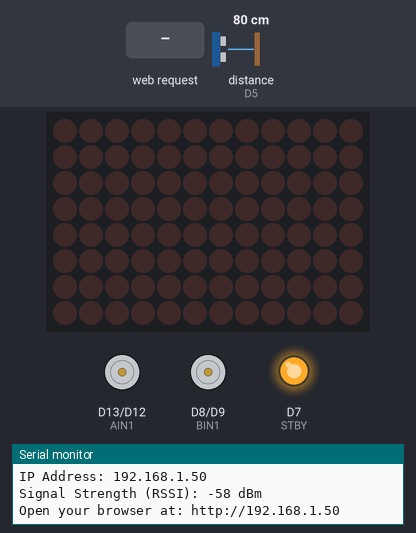
Bench run of a sketch on a simulated Arduino Uno R4 WiFi. On the bench: 12×8 LED matrix, motor-driver pin pairs drawn as motors (green arrow = first pin HIGH = forward, orange = second pin HIGH = backward, longer = more drive, scaled by the enable pin, stopped while the standby pin is LOW), output pins drawn as LEDs (lit = HIGH), the last lines printed to the serial monitor. The inputs (shaded band) are chosen by the test bench; at power-on: distance to the obstacle (sensor on D5) 80 cm. The echo pulse lasts 58.3 µs per cm; WiFi joins after 1.5 s; servers stay silent unless stated; random numbers use the default seed unless the sketch sets one; pins used as bus, display or sensor lines are not drawn.

Above: at 12.7 s.
12.8 s: HTTP request GET /UP received
At 14.0 s:
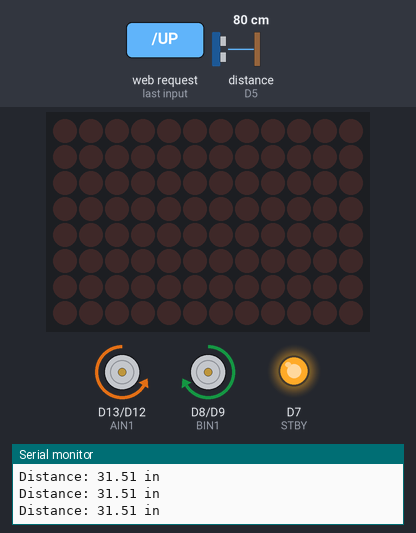
14.3 s: distance to the obstacle (sensor on D5) set to 28 cm
15.8 s: distance to the obstacle (sensor on D5) set to 22 cm
At 16.2 s:
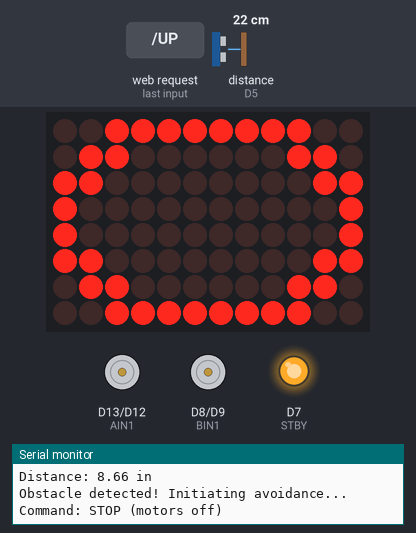
18.8 s: HTTP request GET /LEFT received
At 19.8 s:
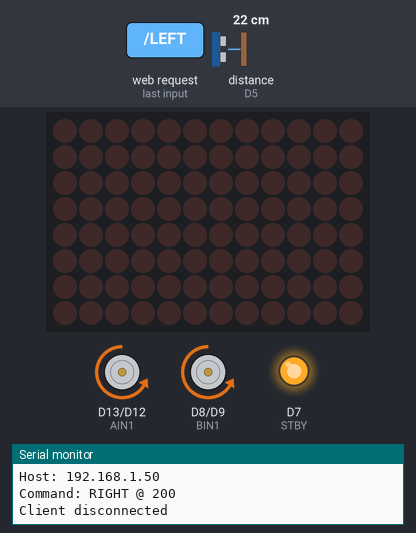
20.3 s: HTTP request GET /DOWN received
At 20.9 s:
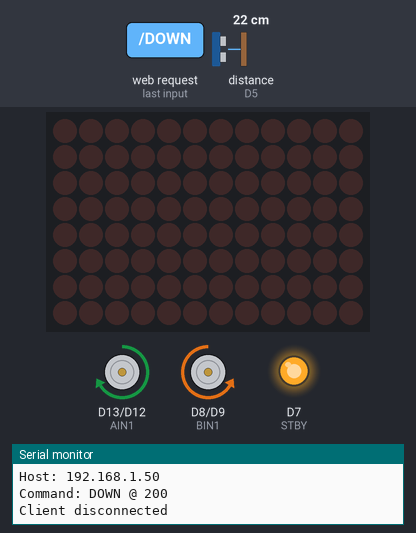
21.8 s: HTTP request GET /RIGHT received
At 22.1 s:
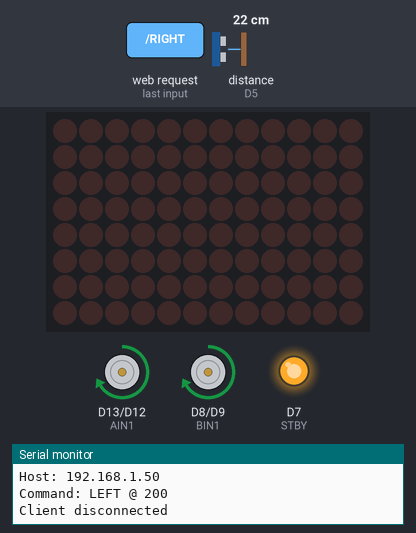
Timing chart, 0 to 24.3 s (numbered marks = the images above; inputs shaded):
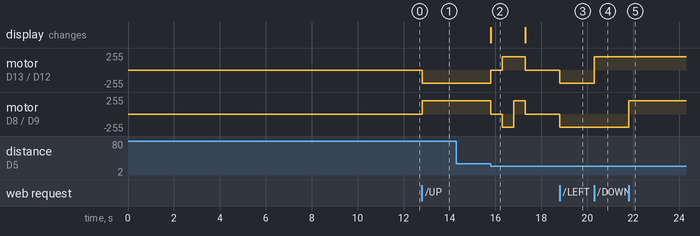

The sketch:

SimpleWebServerWiFi.ino
```cpp
/*
  WiFi Web Server Robot Control (UNO R4 WiFi)

  Larry the Robot hosts a WiFi web server that provides remote control through any browser.
  The interface includes:
    • Up / Down / Left / Right directional control
    • Stop command
    • Adjustable motor speed slider (0–255)

  Additional Intelligent Behavior:
    • Ultrasonic distance sensing (HC-SR04)
    • Automatic obstacle avoidance:
         - Detects objects closer than 10 inches
         - Stops motors, shows LED warning, reverses, then performs a random turn
    • LED matrix displays a visual red warning indicator during avoidance

  System Workflow:
    • Browser sends HTTP GET requests (e.g., /UP, /DOWN, /STOP, /SPEED?speed=180)
    • Server parses requests and triggers movement functions
    • While moving forward, the robot continuously checks distance
    • If an obstacle is detected, forward motion is overridden for safety

  This file contains:
    - WiFi network setup
    - Web server loop and HTTP parsing
    - Motor driver control functions
    - Distance measurement and obstacle avoidance logic
    - Automatic generation of the web dashboard UI
*/

#include "WiFiS3.h"
#include "Arduino_LED_Matrix.h"

// LED Matrix object (UNO R4 WiFi technically doesn't include the matrix, but included for visual output)
ArduinoLEDMatrix matrix;


// ---------------------------------------------------------------------------
// WIFI CONFIGURATION
// ---------------------------------------------------------------------------

char ssid[] = "WIFI NAME";  // WiFi SSID
char pass[] = "PASSWORD";   // WiFi password
int keyIndex = 0;              // Only used for WEP networks

int status = WL_IDLE_STATUS;
WiFiServer server(80);         // Web server listens on port 80 (HTTP)


// ---------------------------------------------------------------------------
// LED MATRIX – Visual Obstacle Warning
// ---------------------------------------------------------------------------

// Displays a round red "warning" shape on the matrix when an obstacle is detected
void showRedWarningCircle() {
  uint8_t redCircle[8][12] = {
    { 0, 0, 1, 1, 1, 1, 1, 1, 1, 1, 0, 0 },
    { 0, 1, 1, 0, 0, 0, 0, 0, 0, 1, 1, 0 },
    { 1, 1, 0, 0, 0, 0, 0, 0, 0, 0, 1, 1 },
    { 1, 0, 0, 0, 0, 0, 0, 0, 0, 0, 0, 1 },
    { 1, 0, 0, 0, 0, 0, 0, 0, 0, 0, 0, 1 },
    { 1, 1, 0, 0, 0, 0, 0, 0, 0, 0, 1, 1 },
    { 0, 1, 1, 0, 0, 0, 0, 0, 0, 1, 1, 0 },
    { 0, 0, 1, 1, 1, 1, 1, 1, 1, 1, 0, 0 }
  };
  matrix.renderBitmap(redCircle, 12, 8);
}

// Clears the LED matrix display
void clearLED() {
  matrix.clear();
}


// ---------------------------------------------------------------------------
// MOTOR PIN DEFINITIONS
// ---------------------------------------------------------------------------

// Right motor (Motor A)
const int AIN1 = 13;
const int AIN2 = 12;
const int PWMA = 11;

// Left motor (Motor B)
const int PWMB = 10;
const int BIN2 = 9;
const int BIN1 = 8;

// Motor driver standby pin (must be HIGH for motors to operate)
const int STBY = 7;


// ---------------------------------------------------------------------------
// ULTRASONIC DISTANCE SENSOR
// ---------------------------------------------------------------------------

const int trigPin = 6;     // Sends ultrasonic pulse
const int echoPin = 5;     // Receives echo

float distanceInches = 0;  // Most recent distance measurement

// Durations for automatic reversal and turning when an obstacle is detected
const int backupTime = 500;
const int turnTime = 500;


// ---------------------------------------------------------------------------
// SPEED CONTROL
// ---------------------------------------------------------------------------

int motorSpeed = 200;  // PWM motor speed (0–255)


// ---------------------------------------------------------------------------
// MOTOR CONTROL FUNCTIONS
// ---------------------------------------------------------------------------

// Stops both motors completely
void stopMotors() {
  analogWrite(PWMA, 0);
  analogWrite(PWMB, 0);

  digitalWrite(AIN1, LOW);
  digitalWrite(AIN2, LOW);
  digitalWrite(BIN1, LOW);
  digitalWrite(BIN2, LOW);

  Serial.println("Command: STOP (motors off)");
}

// Drives robot forward
void moveUp() {
  Serial.print("Command: UP @ ");
  Serial.println(motorSpeed);

  digitalWrite(AIN1, LOW);
  digitalWrite(AIN2, HIGH);  // right motor forward
  digitalWrite(BIN1, HIGH);
  digitalWrite(BIN2, LOW);   // left motor forward

  analogWrite(PWMA, motorSpeed);
  analogWrite(PWMB, motorSpeed);
}

// Drives robot backward
void moveDown() {
  Serial.print("Command: DOWN @ ");
  Serial.println(motorSpeed);

  digitalWrite(AIN1, HIGH);
  digitalWrite(AIN2, LOW);  // right motor backward
  digitalWrite(BIN1, LOW);
  digitalWrite(BIN2, HIGH); // left motor backward

  analogWrite(PWMA, motorSpeed);
  analogWrite(PWMB, motorSpeed);
}

// Spins robot RIGHT (pivoting in place)
void moveRight() {
  Serial.print("Command: LEFT @ ");
  Serial.println(motorSpeed);

  digitalWrite(AIN1, HIGH);
  digitalWrite(AIN2, LOW);   // right motor backward
  digitalWrite(BIN1, HIGH);
  digitalWrite(BIN2, LOW);   // left motor forward

  analogWrite(PWMA, motorSpeed);
  analogWrite(PWMB, motorSpeed);
}

// Spins robot LEFT (pivoting in place)
void moveLeft() {
  Serial.print("Command: RIGHT @ ");
  Serial.println(motorSpeed);

  digitalWrite(AIN1, LOW);
  digitalWrite(AIN2, HIGH);  // right motor forward
  digitalWrite(BIN1, LOW);
  digitalWrite(BIN2, HIGH);  // left motor backward

  analogWrite(PWMA, motorSpeed);
  analogWrite(PWMB, motorSpeed);
}


// ---------------------------------------------------------------------------
// HTTP REQUEST HANDLER
// ---------------------------------------------------------------------------

// Interprets commands from browser GET requests
void handleRequestLine(const String &requestLine) {

  // Handle speed slider: /SPEED?speed=###
  if (requestLine.indexOf("GET /SPEED") >= 0) {
    int pos = requestLine.indexOf("speed=");
    if (pos >= 0) {
      int value = requestLine.substring(pos + 6).toInt();
      motorSpeed = constrain(value, 0, 255);
      Serial.print("Speed set to: ");
      Serial.println(motorSpeed);
    }
  }

  // Movement commands
  if (requestLine.indexOf("GET /UP") >= 0) moveUp();
  if (requestLine.indexOf("GET /DOWN") >= 0) moveDown();
  if (requestLine.indexOf("GET /LEFT") >= 0) moveLeft();
  if (requestLine.indexOf("GET /RIGHT") >= 0) moveRight();
  if (requestLine.indexOf("GET /STOP") >= 0) stopMotors();
}


// ---------------------------------------------------------------------------
// DISTANCE / OBSTACLE AVOIDANCE LOGIC
// ---------------------------------------------------------------------------

// Returns true if the motor pins indicate forward motion
bool isMovingForward() {
  return digitalRead(AIN1) == LOW &&
         digitalRead(AIN2) == HIGH &&
         digitalRead(BIN1) == HIGH &&
         digitalRead(BIN2) == LOW;
}

// Reads distance from HC-SR04 ultrasonic sensor (in inches)
float getDistance() {
  digitalWrite(trigPin, HIGH);
  delayMicroseconds(10);
  digitalWrite(trigPin, LOW);

  long echoTime = pulseIn(echoPin, HIGH);

  return echoTime / 148.0;  // Conversion constant (microseconds → inches)
}

// Runs automatically while robot is moving forward.
// Stops robot and performs reversal + turn if object detected < 10 inches.
void distanceAvoidance() {

  // Only run avoidance if robot is actively driving forward
  if (!isMovingForward()) return;

  distanceInches = getDistance();

  if (distanceInches > 0) {
    Serial.print("Distance: ");
    Serial.print(distanceInches);
    Serial.println(" in");
  }

  // Trigger avoidance when object is too close
  if (distanceInches > 0 && distanceInches < 10.0) {

    Serial.println("Obstacle detected! Initiating avoidance...");

    showRedWarningCircle();   // Turn on LED warning indicator

    stopMotors();
    delay(500);

    moveDown();               // Back up
    delay(backupTime);

    // Random left or right turn
    if (random(0, 2) == 0) {
      Serial.println("Turning LEFT...");
      moveLeft();
    } else {
      Serial.println("Turning RIGHT...");
      moveRight();
    }

    delay(turnTime);

    stopMotors();
    clearLED();               // Turn off matrix warning
  }
}


// ---------------------------------------------------------------------------
// SETUP
// ---------------------------------------------------------------------------

void setup() {
  Serial.begin(9600);

  matrix.begin();  // Initialize LED matrix (if available)

  // Motor pins
  pinMode(AIN1, OUTPUT);
  pinMode(AIN2, OUTPUT);
  pinMode(PWMA, OUTPUT);
  pinMode(BIN1, OUTPUT);
  pinMode(BIN2, OUTPUT);
  pinMode(PWMB, OUTPUT);
  pinMode(STBY, OUTPUT);

  digitalWrite(STBY, HIGH);  // Enable motor driver

  // Ultrasonic sensor pins
  pinMode(trigPin, OUTPUT);
  pinMode(echoPin, INPUT);
  digitalWrite(trigPin, LOW);

  // Confirm WiFi module is detected
  if (WiFi.status() == WL_NO_MODULE) {
    Serial.println("WiFi Module Error!");
    while (true);
  }

  // Connect to WiFi
  while (status != WL_CONNECTED) {
    Serial.print("Connecting to: ");
    Serial.println(ssid);

    status = WiFi.begin(ssid, pass);
    delay(10000);
  }

  server.begin();
  printWifiStatus();
}


// ---------------------------------------------------------------------------
// MAIN LOOP – Handles web requests & obstacle checking
// ---------------------------------------------------------------------------

void loop() {

  WiFiClient client = server.available();

  if (client) {
    Serial.println("New client connected");

    String currentLine = "";
    String requestLine = "";

    while (client.connected()) {
      if (client.available()) {
        char c = client.read();
        Serial.write(c);

        // Detect newline → end of HTTP header line
        if (c == '\n') {

          // Blank line = end of client request → time to respond
          if (currentLine.length() == 0) {

            handleRequestLine(requestLine);  // Execute movement/speed command

            //
            // Send the dynamically-generated HTML interface
            //
            client.println("HTTP/1.1 200 OK");
            client.println("Content-Type: text/html");
            client.println("Connection: close");
            client.println();
            client.println("<!DOCTYPE html>");
            client.println("<html>");
            client.println("<head>");
            client.println("<meta name='viewport' content='width=device-width, initial-scale=1'>");
            client.println("<title>Larry Control Panel</title>");
            client.println("<style>");
            client.println("body {font-family:'Segoe UI',Tahoma,Geneva,Verdana,sans-serif;text-align:center;background-color:#f5f7fa;color:#333;margin:0;padding:2em 0;}");
            client.println("h1 {font-size:4vw;margin-bottom:1em;font-weight:600;}");
            client.println(".container {background-color:#ffffff;max-width:400px;margin:0 auto;padding:2em 2.5em;border-radius:12px;box-shadow:0 4px 12px rgba(0,0,0,0.1);}");
            client.println(".btn {font-size:1.5rem;padding:0.6em 1.8em;margin:0.5em;border:none;border-radius:8px;background-color:#3b82f6;color:white;cursor:pointer;transition:background-color 0.3s ease;user-select:none;}");
            client.println(".btn:hover {background-color:#2563eb;}");
            client.println(".btn-stop {background-color:#ef4444;}");
            client.println(".btn-stop:hover {background-color:#b91c1c;}");
            client.println(".row {margin:1.2em 0;}");
            client.println(".speed-label {font-size:1.25rem;display:block;margin-bottom:0.5em;font-weight:500;}");
            client.println(".speed-value {font-weight:700;margin-left:0.3em;color:#2563eb;}");
            client.println("input[type=range] {width:100%;-webkit-appearance:none;height:8px;border-radius:5px;background:#d1d5db;outline:none;cursor:pointer;transition:background 0.3s ease;}");
            client.println("input[type=range]::-webkit-slider-thumb {-webkit-appearance:none;appearance:none;width:22px;height:22px;border-radius:50%;background:#3b82f6;cursor:pointer;transition:background-color 0.3s ease;border:none;margin-top:-7px;}");
            client.println("input[type=range]:hover::-webkit-slider-thumb {background:#2563eb;}");
            client.println("input[type=range]::-moz-range-thumb {width:22px;height:22px;border-radius:50%;background:#3b82f6;cursor:pointer;border:none;transition:background-color 0.3s ease;}");
            client.println("input[type=range]:hover::-moz-range-thumb {background:#2563eb;}");
            client.println("</style>");
            client.println("</head>");
            client.println("<body>");
            client.println("<div class='container'>");
            client.println("<h1>Larry Control Panel</h1>");

            client.println("<div class='row'><a href='/UP'><button class='btn'>Up</button></a></div>");

            client.println("<div class='row'>");
            client.println("<a href='/LEFT'><button class='btn'>Left</button></a>");
            client.println("<a href='/RIGHT'><button class='btn'>Right</button></a>");
            client.println("</div>");

            client.println("<div class='row'><a href='/DOWN'><button class='btn'>Down</button></a></div>");

            client.println("<div class='row'><a href='/STOP'><button class='btn btn-stop'>Stop</button></a></div>");

            client.println("<div class='row'>");
            client.println("<form action='/SPEED' method='GET'>");
            client.println("<span class='speed-label'>Speed: <span id='speedValue' class='speed-value'>");
            client.print(motorSpeed);  // Show current speed
            client.println("</span></span>");

            client.print("<input type='range' id='speed' name='speed' min='0' max='255' value='");
            client.print(motorSpeed);  // Slider remembers last value
            client.println("' oninput=\"document.getElementById('speedValue').textContent=this.value\">");

            client.println("<br><br><button class='btn' type='submit'>Set Speed</button>");
            client.println("</form>");
            client.println("</div>");

            client.println("</div>");
            client.println("</body>");
            client.println("</html>");

            break;
          }

          else {
            if (currentLine.startsWith("GET ")) {
              requestLine = currentLine;  // Save full GET line for parsing
            }
            currentLine = "";
          }
        }

        // Build incoming HTTP line
        else if (c != '\r') {
          currentLine += c;
        }
      }
    }

    client.stop();
    Serial.println("Client disconnected");
  }

  // Continuously run obstacle detection while driving forward
  distanceAvoidance();
}


// ---------------------------------------------------------------------------
// PRINT WIFI STATUS TO SERIAL MONITOR
// ---------------------------------------------------------------------------

void printWifiStatus() {
  Serial.print("SSID: ");
  Serial.println(WiFi.SSID());

  IPAddress ip = WiFi.localIP();
  Serial.print("IP Address: ");
  Serial.println(ip);

  long rssi = WiFi.RSSI();
  Serial.print("Signal Strength (RSSI): ");
  Serial.print(rssi);
  Serial.println(" dBm");

  Serial.print("Open your browser at: http://");
  Serial.println(ip);
}
```

Measured:
- the behaviour switches between 26 and 25 cm on distance to the obstacle (sensor on D5) (found by bisection; images 1 and 2)
- after the input at 12.8 s, motor on D13 (AIN1) / D12 (AIN2): stopped → backward 200/255 at once; motor on D8 (BIN1) / D9 (BIN2): stopped → forward 200/255 at once
- after the input at 15.8 s, motor on D13 (AIN1) / D12 (AIN2): backward 200/255 → stopped at once, → forward 200/255 0.50 s later, → stopped 1.0 s later; motor on D8 (BIN1) / D9 (BIN2): forward 200/255 → stopped at once, → backward 200/255 0.50 s later, → forward 200/255 0.50 s later, → stopped 0.50 s later; the display: changes at once (image 2)
- after the input at 18.8 s, motor on D13 (AIN1) / D12 (AIN2), motor on D8 (BIN1) / D9 (BIN2): stopped → backward 200/255 at once
- after the input at 20.3 s, motor on D13 (AIN1) / D12 (AIN2): backward 200/255 → forward 200/255 at once
- after the input at 21.8 s, motor on D8 (BIN1) / D9 (BIN2): backward 200/255 → forward 200/255 at once
- what the display in image 2 shows lasts 1.5 s, from 15.8 s to 17.3 s
